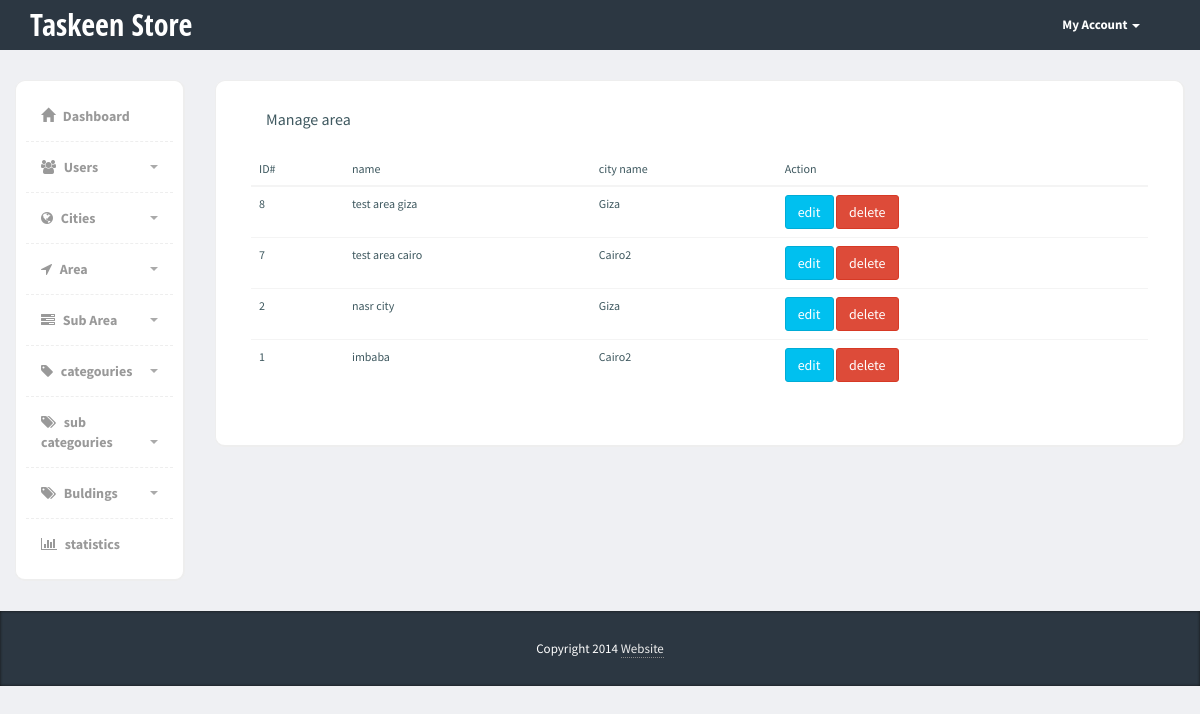
Page /Admin/area.php (signed in) on the committed database.
### tables this page shows
CREATE TABLE `area` (
  `id` int(11) NOT NULL,
  `name` varchar(255) NOT NULL,
  `city_id` int(10) NOT NULL
);

CREATE TABLE `city` (
  `id` int(11) NOT NULL,
  `name` varchar(255) NOT NULL
);

### Admin/area.php (the view, shortened to what this page needs)
<?php
    if (isset($_SESSION["admin_mail"])) {
        include "init.php";
        $do = isset($_GET['do']) ? $_GET['do'] : 'Manage';
?>
<div class="page-content">
    <div class="row">
        <?php
        include "includes/templates/sidebar.php";
        ?>
        <?php if ($do == 'Manage'): ?>
        <div class="col-md-10">
            <div class="content-box-large">
                <div class="panel-heading">
                    <div class="panel-title">
                        Manage area
                    </div>
                </div>
                <?php
                    $stmt = $conn->prepare("SELECT
                                                area.*,
                                                city.name AS CITY_NAME,
                                                city.id AS CITY_ID
                                             FROM
                                                area
                                             INNER JOIN
                                                city
                                             ON
                                               city.id = area.city_id
                                             ORDER BY
                                                id
                                             DESC");
                    $stmt->execute();
                    $rows = $stmt->fetchAll();
                    $count = $stmt->rowCount();
                ?>
                <div class="panel-body">
                    <div class="table-responsive">
                        <table class="table">
                            <thead>
                                <tr>
                                    <th>ID#</th>
                                    <th>name</th>
                                    <th>city name</th>
                                    <th>Action</th>
                                </tr>
                            </thead>
                            <tbody>
                                <?php if ($count > 0): ?>
                                    <?php foreach ($rows as $row): ?>
                                        <tr>
                                            <td><?php echo $row['id']; ?></td>
                                            <td><?php echo $row['name']; ?></td>
                                            <td><?php echo $row['CITY_NAME']; ?></td>
                                            <td>
                                               <a href="area.php?do=Edit&areaId=<?php echo $row['id']; ?>" class="btn btn-info">edit</a>
                                               <a href="area.php?do=Delete&areaId=<?php echo $row['id']; ?>" class="btn btn-danger">delete</a>
                                            </td>
                                        </tr>
                                    <?php endforeach; ?>
                                <?php else: ?>
                                    <tr>
                                        <div class="alert alert-success">Add Areas Please</div>
                                    </tr>
                                <?php endif; ?>
                            </tbody>
                        </table>
                    </div>
                </div>
            </div>
        </div>
        <?php endif; ?>
  </div>
</div>
<?php
        include "includes/templates/footer.php";
    }else {
        header ("Location: login.php");
        exit();
    }
?>

### Admin/layouts/css/card.css (style rules this page uses)
*, *::after, *::before { -webkit-box-sizing: border-box; -moz-box-sizing: border-box; box-sizing: border-box; }
*::after, *::before { content: ''; }
body { font-size: 100%; font-family: "PT Sans", sans-serif; color: #3e585f; }
body::after { position: fixed; top: 0; left: 0; width: 100%; height: 100%; background: rgba(71, 55, 78, 0.8); visibility: hidden; opacity: 0; -webkit-transition: opacity .3s 0s, visibility 0s .3s; -moz-transition: opacity .3s 0s, visibility 0s .3s; transition: opacity .3s 0s, visibility 0s .3s; }
a { color: #f82f53; text-decoration: none; }
html, body { height: 100%; }

### Admin/layouts/css/styles.css (style rules this page uses)
body { font-family: 'Open Sans', sans-serif; background-color: #f7f7f7; position: relative; margin: 0px; font-size: 12px; padding: 0px; }
.page-content > .row { margin-left: 0px !important; margin-right: 0px !important; margin-top: 30px; }
.content-box, .content-box-large { margin-bottom:30px; background:#fff; border-radius:10px; padding:10px; border-left:1px solid #eee; border-top:1px solid #eee; border-right:2px solid #eee; border-bottom:2px solid #eee; }
.content-box-large { padding: 20px; }
body { background-color: #eff0f3; }
.panel-heading>.panel-title, .content-box-header .panel-title { float: left; padding: 10px 15px; padding-top: 0px; }
.panel-body { clear:both; }

### rows in the picture
area: id "8", name "test area giza", city.name "Giza"
area: id "7", name "test area cairo", city.name "Cairo2"
area: id "2", name "nasr city", city.name "Giza"
area: id "1", name "imbaba", city.name "Cairo2"
